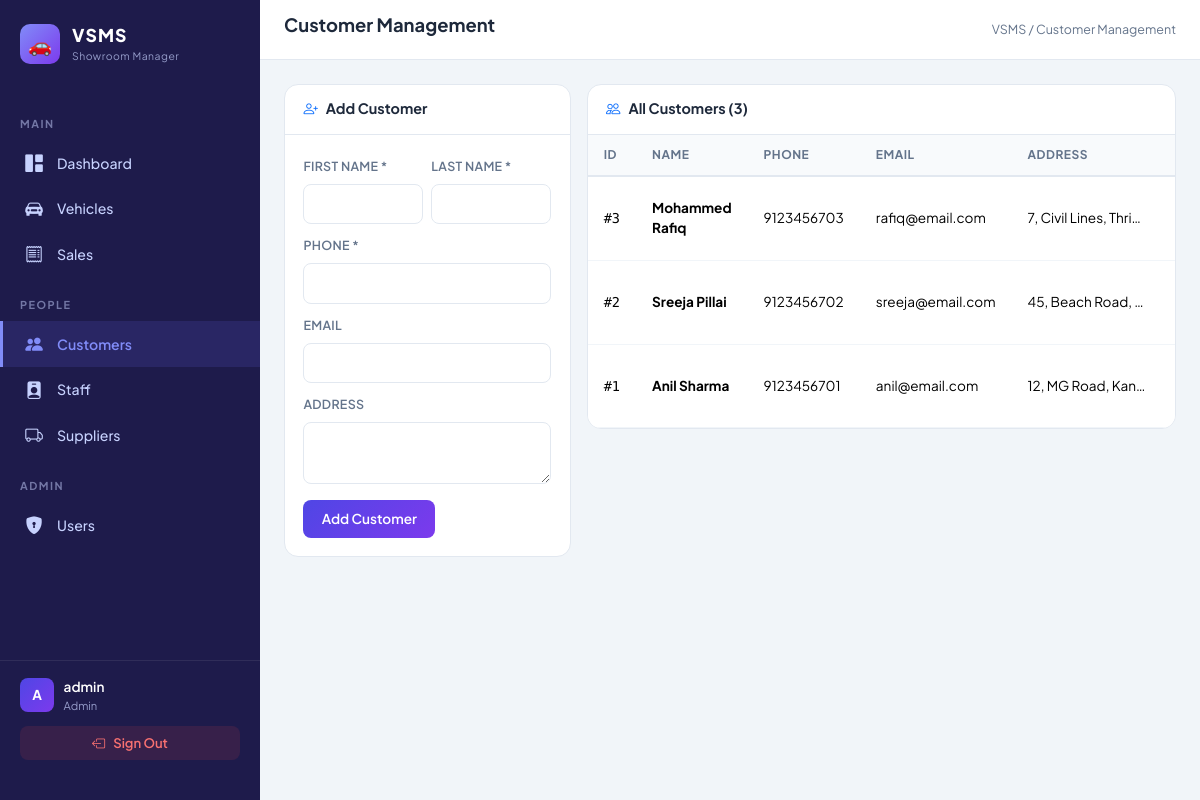
Screenshot of /pages/customers.php (signed in) with the database file from the repository.
### tables this page shows
CREATE TABLE IF NOT EXISTS CUSTOMER (
    Customer_ID INT AUTO_INCREMENT PRIMARY KEY,
    Fname VARCHAR(50) NOT NULL,
    Lname VARCHAR(50) NOT NULL,
    Phone VARCHAR(15) NOT NULL,
    Email VARCHAR(100),
    Address TEXT
);

### pages/customers.php (the view, shortened to what this page needs)
<?php
require_once '../includes/db.php';
$editData = null;
$customers = $conn->query("SELECT * FROM CUSTOMER ORDER BY Customer_ID DESC");
require_once '../includes/header.php';
?>
<div class="row g-3">
    <div class="col-lg-4">
        <div class="card-vsms">
            <div class="card-header"><i class="bi-person-plus me-2 text-primary"></i><?= $editData?'Edit':'Add' ?> Customer</div>
            <div class="card-body">
                <form method="POST">
                    <div class="row g-2 mb-2">
                        <div class="col-6">
                            <label class="form-label">First Name *</label>
                            <input type="text" name="fname" class="form-control" required value="<?= htmlspecialchars($editData['Fname']??'') ?>">
                        </div>
                        <div class="col-6">
                            <label class="form-label">Last Name *</label>
                            <input type="text" name="lname" class="form-control" required value="<?= htmlspecialchars($editData['Lname']??'') ?>">
                        </div>
                    </div>
                    <div class="mb-2">
                        <label class="form-label">Phone *</label>
                        <input type="text" name="phone" class="form-control" maxlength="15" required value="<?= htmlspecialchars($editData['Phone']??'') ?>">
                    </div>
                    <div class="mb-2">
                        <label class="form-label">Email</label>
                        <input type="email" name="email" class="form-control" value="<?= htmlspecialchars($editData['Email']??'') ?>">
                    </div>
                    <div class="mb-3">
                        <label class="form-label">Address</label>
                        <textarea name="address" class="form-control" rows="2"><?= htmlspecialchars($editData['Address']??'') ?></textarea>
                    </div>
                    <div class="d-flex gap-2">
                        <button type="submit" class="btn btn-primary-vsms"><?= $editData?'Update':'Add Customer' ?></button>
                    </div>
                </form>
            </div>
        </div>
    </div>
    <div class="col-lg-8">
        <div class="card-vsms">
            <div class="card-header"><i class="bi-people me-2 text-primary"></i>All Customers (<?= $customers->num_rows ?>)</div>
            <div class="card-body p-0">
                <?php if ($customers->num_rows > 0): ?>
                <table class="table table-vsms mb-0">
                    <thead><tr><th>ID</th><th>Name</th><th>Phone</th><th>Email</th><th>Address</th><th>Actions</th></tr></thead>
                    <tbody>
                    <?php while ($c = $customers->fetch_assoc()): ?>
                        <tr>
                            <td style="font-family:'DM Mono',monospace;">#<?= $c['Customer_ID'] ?></td>
                            <td><strong><?= htmlspecialchars($c['Fname'].' '.$c['Lname']) ?></strong></td>
                            <td><?= htmlspecialchars($c['Phone']) ?></td>
                            <td><?= htmlspecialchars($c['Email']??'—') ?></td>
                            <td style="max-width:150px;overflow:hidden;text-overflow:ellipsis;white-space:nowrap;"><?= htmlspecialchars($c['Address']??'—') ?></td>
                            <td>
                            </td>
                        </tr>
                    <?php endwhile; ?>
                    </tbody>
                </table>
                <?php else: ?>
                    <div class="empty-state"><i class="bi-people"></i><p>No customers found.</p></div>
                <?php endif; ?>
            </div>
        </div>
    </div>
</div>
<?php require_once '../includes/footer.php'; ?>

### includes/header.php (style rules this page uses)
:root { --primary: #4f46e5; --primary-light: #818cf8; --primary-dark: #3730a3; --accent: #7c3aed; --bg: #f1f5f9; --sidebar-bg: #1e1b4b; --sidebar-text: #c7d2fe; --sidebar-active: #818cf8; --card-bg: #ffffff; --text: #1e293b; --text-muted: #64748b; --border: #e2e8f0; --success: #10b981; --danger: #ef4444; --warning: #f59e0b; }
* { margin: 0; padding: 0; box-sizing: border-box; }
body { font-family: 'Plus Jakarta Sans', sans-serif; background: var(--bg); color: var(--text); min-height: 100vh; display: flex; }
.card-vsms { background: var(--card-bg); border-radius: 14px; border: 1px solid var(--border); overflow: hidden; transition: box-shadow 0.2s; }
.card-vsms .card-header { background: transparent; border-bottom: 1px solid var(--border); padding: 0.85rem 1.15rem; font-weight: 700; font-size: 0.9rem; color: var(--text); }
.card-vsms .card-body { padding: 1.15rem; }
.table-vsms { font-size: 0.85rem; margin-bottom: 0; }
.table-vsms thead th { background: #f8fafc; border-bottom: 2px solid var(--border); font-weight: 700; font-size: 0.75rem; text-transform: uppercase; letter-spacing: 0.5px; color: var(--text-muted); padding: 0.7rem 1rem; white-space: nowrap; }
.table-vsms tbody td { padding: 0.65rem 1rem; vertical-align: middle; border-bottom: 1px solid #f1f5f9; }
.btn-primary-vsms { background: linear-gradient(135deg, var(--primary), var(--accent)); border: none; color: #fff; font-weight: 600; font-size: 0.85rem; border-radius: 8px; padding: 0.55rem 1.15rem; transition: all 0.2s; }
.form-label { font-weight: 600; font-size: 0.78rem; color: var(--text-muted); text-transform: uppercase; letter-spacing: 0.3px; }
.form-control, .form-select { border-radius: 8px; border: 1.5px solid var(--border); font-size: 0.88rem; padding: 0.55rem 0.85rem; }

### rows the page displays
customer: Customer_ID "3", Fname+Lname "Mohammed Rafiq", Phone "9123456703", Email "rafiq@email.com", Address "7, Civil Lines, Thri…"
customer: Customer_ID "2", Fname+Lname "Sreeja Pillai", Phone "9123456702", Email "sreeja@email.com", Address "45, Beach Road,…"
customer: Customer_ID "1", Fname+Lname "Anil Sharma", Phone "9123456701", Email "anil@email.com", Address "12, MG Road, Kan…"

### other values shown
substr($_SESSION['username'] ?? 'U', 0, 1) "A"
$_SESSION['username'] "admin"
$_SESSION['role'] "Admin"
$pageTitle "Customer Management"
$customers->num_rows "3"
